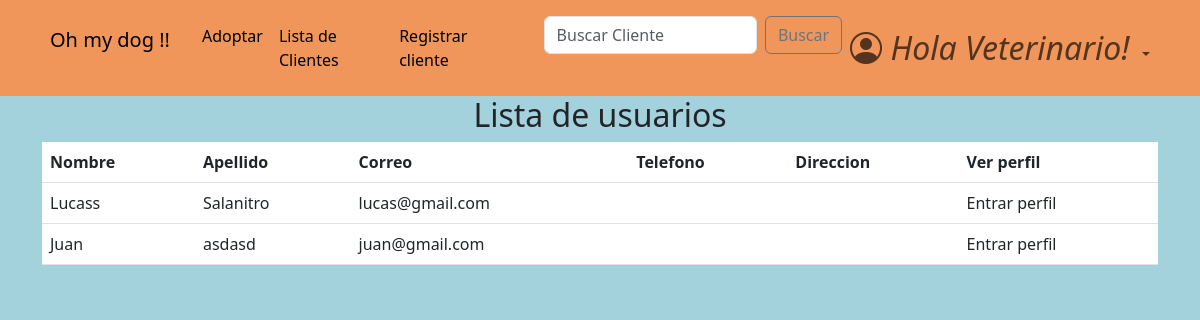
The app's page /accounts/list_users/ (signed in) with its own data.
### accounts/models.py (models this page shows, shortened)
class CustomUser(AbstractBaseUser, PermissionsMixin):
    email =                     models.EmailField(verbose_name="email", unique=True)    #.foreignKey ??
    name =                      models.CharField(max_length=25)   #slug es texto corto
    surname =                   models.CharField(max_length=30, blank=True, null=True)
    address =                   models.CharField(max_length=30, blank=True, null=True)
    telephone =                 models.SlugField(max_length=12, blank=True, null=True)
    is_active =                 models.BooleanField(default=True)
    is_staff =                  models.BooleanField(default=False)
    is_admin =                  models.BooleanField(default=False)
    last_login =                models.DateTimeField(verbose_name="last login", default=datetime.datetime.now)
    is_veterinario =            models.BooleanField(default=False)
    USERNAME_FIELD = "email"    #variable por la cual se ingresa, dice username pero seria como 'campo que representa el inicio de sesion'
    REQUIRED_FIELDS = ['name',]    #no permite registros si no tiene estos campos completos
    objects = CustomUserManager()

### accounts/views.py (the view)
# urls.py: path('list_users/', views.list_users, name='list_users'),
def list_users(request):
    if not request.user.is_authenticated:
        return redirect('login')
    if not request.user.is_veterinario:
        return redirect('home')
    users = CustomUser.objects.filter(is_veterinario=False, is_admin=False)
    return render(request, 'list_users.html', {'users': users})

### accounts/templates/list_users.html
{% extends 'home.html' %}
{% block content %}
<main>
    <div class="container">
        <div class="row">
            <div class="col-md-12">
                <h2 class="text-center">Lista de usuarios</h2>
                <table class="table table-hover">
                    <thead>
                        <tr>
                            <th>Nombre</th>
                            <th>Apellido</th>
                            <th>Correo</th>
                            <th>Telefono</th>
                            <th>Direccion</th>
                            <th>Ver perfil</th>
                        </tr>
                    </thead>
                    <tbody>
                        {% for user in users %}
                            <tr>
                                <td>{{ user.name }}</td>
                                <td>{{ user.surname }}</td>
                                <td>{{ user.email }}</td>
                                <td>{{ user.telephone }}</td>
                                <td>{{ user.address}}</td>
                                <td>
                                            <a class="dropdown-item" href="{% url 'profile' user.id %}">Entrar perfil</a>
                                </td>
                            </tr>
                        {% endfor %}
                    </tbody>
                </table>
            </div>
        </div>
    </div>
</main>
{% endblock content %}

### pages/static/css/styles.css (style rules this page uses)
html { box-sizing: border-box; font-size: 16px; scroll-behavior: smooth; }
body { margin: 0; padding: 0; overflow-x: hidden; background-color: #a4d2dc; }
a { text-decoration: none; }

### records on screen
CustomUser: name "Lucass", surname "Salanitro", email "lucas@gmail.com"
CustomUser: name "Juan", surname "asdasd", email "juan@gmail.com"
